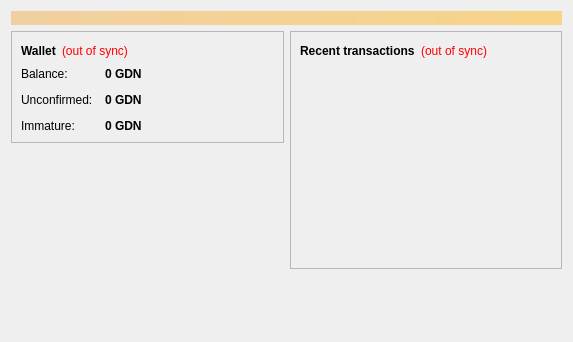
<?xml version="1.0" encoding="UTF-8"?>
<ui version="4.0">
 <class>OverviewPage</class>
 <widget class="QWidget" name="OverviewPage">
  <property name="geometry">
   <rect>
    <x>0</x>
    <y>0</y>
    <width>573</width>
    <height>342</height>
   </rect>
  </property>
  <property name="windowTitle">
   <string>Form</string>
  </property>
  <layout class="QVBoxLayout" name="topLayout">
   <item>
    <widget class="QLabel" name="labelAlerts">
     <property name="visible">
      <bool>false</bool>
     </property>
     <property name="styleSheet">
      <string notr="true">background-color: qlineargradient(x1: 0, y1: 0, x2: 1, y2: 0, stop:0 #F0D0A0, stop:1 #F8D488); color:#000000;</string>
     </property>
     <property name="wordWrap">
      <bool>true</bool>
     </property>
     <property name="margin">
      <number>3</number>
     </property>
    </widget>
   </item>
   <item>
    <layout class="QHBoxLayout" name="horizontalLayout" stretch="1,1">
     <item>
      <layout class="QVBoxLayout" name="verticalLayout_2">
       <item>
        <widget class="QFrame" name="frame">
         <property name="frameShape">
          <enum>QFrame::StyledPanel</enum>
         </property>
         <property name="frameShadow">
          <enum>QFrame::Raised</enum>
         </property>
         <layout class="QVBoxLayout" name="verticalLayout_4">
          <item>
           <layout class="QHBoxLayout" name="horizontalLayout_4">
            <item>
             <widget class="QLabel" name="label_5">
              <property name="font">
               <font>
                <weight>75</weight>
                <bold>true</bold>
               </font>
              </property>
              <property name="text">
               <string>Wallet</string>
              </property>
             </widget>
            </item>
            <item>
             <widget class="QLabel" name="labelWalletStatus">
              <property name="toolTip">
               <string>The displayed information may be out of date. Your wallet automatically synchronizes with the Global Denomination network after a connection is established, but this process has not completed yet.</string>
              </property>
              <property name="styleSheet">
               <string notr="true">QLabel { color: red; }</string>
              </property>
              <property name="text">
               <string notr="true">(out of sync)</string>
              </property>
              <property name="alignment">
               <set>Qt::AlignLeading|Qt::AlignLeft|Qt::AlignVCenter</set>
              </property>
             </widget>
            </item>
            <item>
             <spacer name="horizontalSpacer_2">
              <property name="orientation">
               <enum>Qt::Horizontal</enum>
              </property>
              <property name="sizeHint" stdset="0">
               <size>
                <width>40</width>
                <height>20</height>
               </size>
              </property>
             </spacer>
            </item>
           </layout>
          </item>
          <item>
           <layout class="QFormLayout" name="formLayout_2">
            <property name="fieldGrowthPolicy">
             <enum>QFormLayout::AllNonFixedFieldsGrow</enum>
            </property>
            <property name="horizontalSpacing">
             <number>12</number>
            </property>
            <property name="verticalSpacing">
             <number>12</number>
            </property>
            <item row="0" column="0">
             <widget class="QLabel" name="label">
              <property name="text">
               <string>Balance:</string>
              </property>
             </widget>
            </item>
            <item row="0" column="1">
             <widget class="QLabel" name="labelBalance">
              <property name="font">
               <font>
                <weight>75</weight>
                <bold>true</bold>
               </font>
              </property>
              <property name="cursor">
               <cursorShape>IBeamCursor</cursorShape>
              </property>
              <property name="toolTip">
               <string>Your current balance</string>
              </property>
              <property name="text">
               <string notr="true">0 GDN</string>
              </property>
              <property name="textInteractionFlags">
               <set>Qt::LinksAccessibleByMouse|Qt::TextSelectableByKeyboard|Qt::TextSelectableByMouse</set>
              </property>
             </widget>
            </item>
            <item row="1" column="0">
             <widget class="QLabel" name="label_3">
              <property name="text">
               <string>Unconfirmed:</string>
              </property>
             </widget>
            </item>
            <item row="1" column="1">
             <widget class="QLabel" name="labelUnconfirmed">
              <property name="font">
               <font>
                <weight>75</weight>
                <bold>true</bold>
               </font>
              </property>
              <property name="cursor">
               <cursorShape>IBeamCursor</cursorShape>
              </property>
              <property name="toolTip">
               <string>Total of transactions that have yet to be confirmed, and do not yet count toward the current balance</string>
              </property>
              <property name="text">
               <string notr="true">0 GDN</string>
              </property>
              <property name="textInteractionFlags">
               <set>Qt::LinksAccessibleByMouse|Qt::TextSelectableByKeyboard|Qt::TextSelectableByMouse</set>
              </property>
             </widget>
            </item>
            <item row="2" column="0">
             <widget class="QLabel" name="labelImmatureText">
              <property name="text">
               <string>Immature:</string>
              </property>
             </widget>
            </item>
            <item row="2" column="1">
             <widget class="QLabel" name="labelImmature">
              <property name="font">
               <font>
                <weight>75</weight>
                <bold>true</bold>
               </font>
              </property>
              <property name="toolTip">
               <string>Mined balance that has not yet matured</string>
              </property>
              <property name="text">
               <string notr="true">0 GDN</string>
              </property>
              <property name="textInteractionFlags">
               <set>Qt::LinksAccessibleByMouse|Qt::TextSelectableByKeyboard|Qt::TextSelectableByMouse</set>
              </property>
             </widget>
            </item>
           </layout>
          </item>
         </layout>
        </widget>
       </item>
       <item>
        <spacer name="verticalSpacer">
         <property name="orientation">
          <enum>Qt::Vertical</enum>
         </property>
         <property name="sizeHint" stdset="0">
          <size>
           <width>20</width>
           <height>40</height>
          </size>
         </property>
        </spacer>
       </item>
      </layout>
     </item>
     <item>
      <layout class="QVBoxLayout" name="verticalLayout_3">
       <item>
        <widget class="QFrame" name="frame_2">
         <property name="frameShape">
          <enum>QFrame::StyledPanel</enum>
         </property>
         <property name="frameShadow">
          <enum>QFrame::Raised</enum>
         </property>
         <layout class="QVBoxLayout" name="verticalLayout">
          <item>
           <layout class="QHBoxLayout" name="horizontalLayout_2">
            <item>
             <widget class="QLabel" name="label_4">
              <property name="text">
               <string>&lt;b&gt;Recent transactions&lt;/b&gt;</string>
              </property>
             </widget>
            </item>
            <item>
             <widget class="QLabel" name="labelTransactionsStatus">
              <property name="toolTip">
               <string>The displayed information may be out of date. Your wallet automatically synchronizes with the Global Denomination network after a connection is established, but this process has not completed yet.</string>
              </property>
              <property name="styleSheet">
               <string notr="true">QLabel { color: red; }</string>
              </property>
              <property name="text">
               <string notr="true">(out of sync)</string>
              </property>
              <property name="alignment">
               <set>Qt::AlignRight|Qt::AlignTrailing|Qt::AlignVCenter</set>
              </property>
             </widget>
            </item>
            <item>
             <spacer name="horizontalSpacer">
              <property name="orientation">
               <enum>Qt::Horizontal</enum>
              </property>
              <property name="sizeHint" stdset="0">
               <size>
                <width>40</width>
                <height>20</height>
               </size>
              </property>
             </spacer>
            </item>
           </layout>
          </item>
          <item>
           <widget class="QListView" name="listTransactions">
            <property name="styleSheet">
             <string notr="true">QListView { background: transparent; }</string>
            </property>
            <property name="frameShape">
             <enum>QFrame::NoFrame</enum>
            </property>
            <property name="verticalScrollBarPolicy">
             <enum>Qt::ScrollBarAlwaysOff</enum>
            </property>
            <property name="horizontalScrollBarPolicy">
             <enum>Qt::ScrollBarAlwaysOff</enum>
            </property>
            <property name="selectionMode">
             <enum>QAbstractItemView::NoSelection</enum>
            </property>
           </widget>
          </item>
         </layout>
        </widget>
       </item>
       <item>
        <spacer name="verticalSpacer_2">
         <property name="orientation">
          <enum>Qt::Vertical</enum>
         </property>
         <property name="sizeHint" stdset="0">
          <size>
           <width>20</width>
           <height>40</height>
          </size>
         </property>
        </spacer>
       </item>
      </layout>
     </item>
    </layout>
   </item>
  </layout>
 </widget>
 <resources/>
 <connections/>
</ui>
